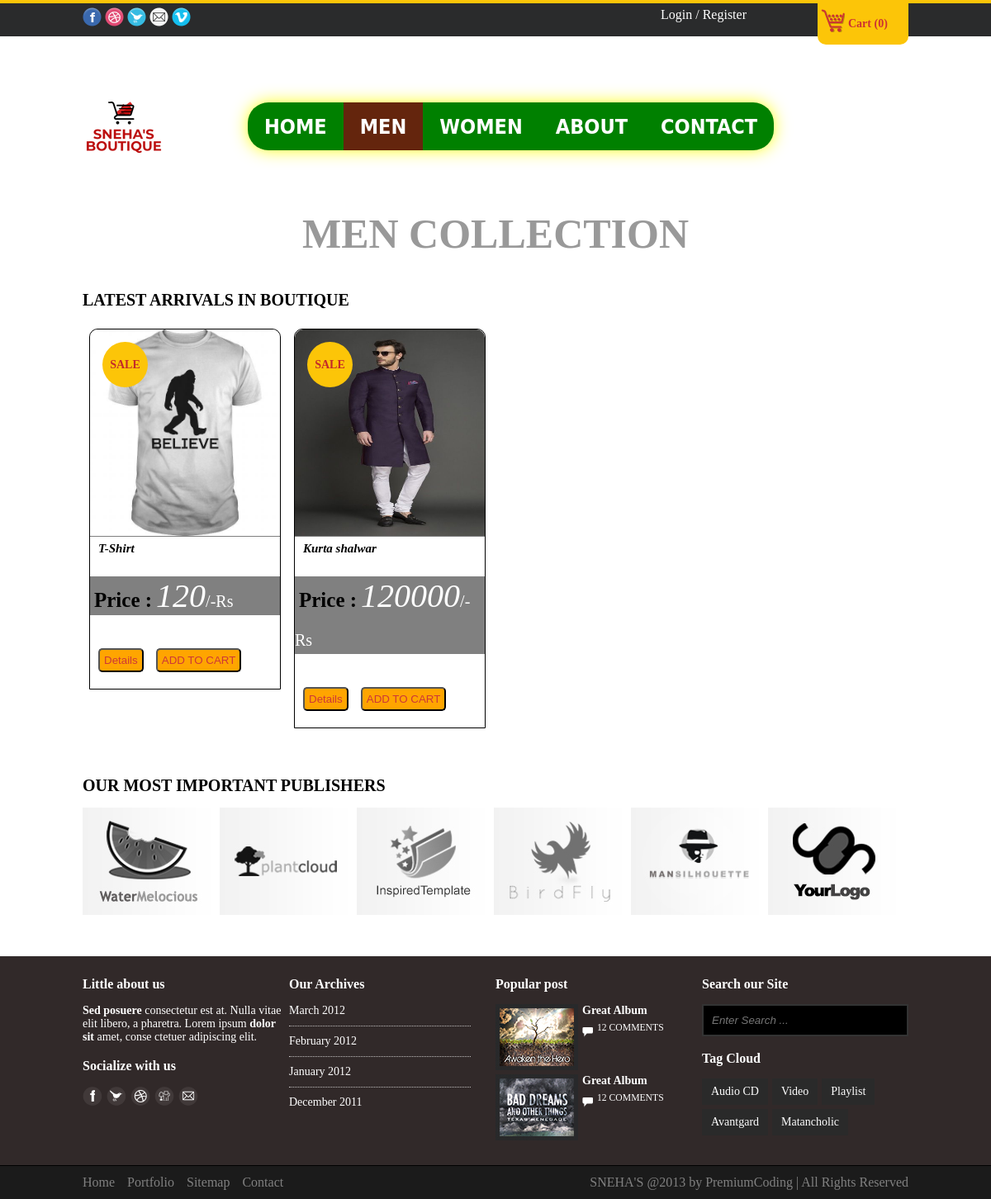
Page /men.php on the committed database.
### tables this page shows
CREATE TABLE `products` (
  `product_id` int(11) NOT NULL,
  `brand_id` int(40) NOT NULL,
  `cat_id` int(40) NOT NULL,
  `product_title` varchar(40) NOT NULL,
  `product_img` varchar(255) NOT NULL,
  `product_price` varchar(40) NOT NULL,
  `product_desc` text NOT NULL,
  `rating_img1` varchar(40) NOT NULL,
  `rating_img2` varchar(40) NOT NULL,
  `rating_img3` varchar(40) NOT NULL,
  `rating_img4` varchar(40) NOT NULL,
  `rating_img5` varchar(40) NOT NULL
);

### functions/functions.php (the view, shortened to what this page needs)
		<?php
				$conn=mysqli_connect('localhost','root','','e_commerce');
function productsformen(){
	global $conn;
				$db="select * from products pr INNER JOIN categories ca ON pr.cat_id=ca.cat_id
				where ca.cat='men' ";
				$run= mysqli_query($conn,$db);
				while($row=mysqli_fetch_array($run)){
					$pro_id=$row['product_id'];
					$pro_title=$row['product_title'];
					$pro_img=$row['product_img'];
					$pro_price=$row['product_price'];
					echo"
					<div class='product_one'>
					<div class='product_img'>
					<img src='admin_area/product_images/$pro_img'>
					<span>SALE</span>
					</div>
					<div class='product_text'>
					<h4><i>$pro_title</i></h4>
					</div>
					<div class='product_price'>
					<div class='price' style='background:grey'>
					<p style='color:black;display:inline-block;font-size:25px;font-weight:bold;margin:0px 5px'>Price :</p><i>$pro_price</i><span>/-Rs</span>
					</div>
					<div class='button'>
						<a href='details.php?add_cart=$pro_id'><input type='submit' name='details' value='Details' ></a>
					</div>
					<div class='button'>
						<a href='index.php?add_cart=$pro_id'><input type='submit' name='submit' value='ADD TO CART' ></a>
					</div>
					</div>
					</div>
					";
				}
}
function countitems(){
	if(isset($_GET['add_cart'])){
	global $conn;
		$ip_add = getRealIpAddr();
	$db = "select * from cart where ip_add='$ip_add' ";
	$run = mysqli_query($conn,$db);
	$count_items = mysqli_num_rows($run);
	echo $count_items;
}
	else{
	global $conn;
		$ip_add = getRealIpAddr();
	$db = "select * from cart where ip_add='$ip_add' ";
	$run = mysqli_query($conn,$db);
	$count_items = mysqli_num_rows($run);
	echo $count_items;
	}
}
function getRealIpAddr()  {
    if ( !empty( $_SERVER['HTTP_CLIENT_IP'] ) )
    {
      $ip = $_SERVER['HTTP_CLIENT_IP'];
    }
    elseif( !empty( $_SERVER['HTTP_X_FORWARDED_FOR'] ) )
    {
      $ip=$_SERVER['HTTP_X_FORWARDED_FOR'];
    }
    else
    {
      $ip = $_SERVER['REMOTE_ADDR'];
    }
    return $ip;
  }
?>

### css/style.css (style rules this page uses)
* { margin: 0; padding: 0; }
body { font-family: verdana; }
.product_one { margin: 8px 8px; float: left; width: 230px; height: auto; background-color: white; padding-bottom: 15px; border: 1px solid black; border-top-left-radius: 10px; border-top-right-radius: 10px; }
.product_img { width: 230px; height: 250px; border-bottom: 1px solid gray; }
.product_img img { width: 100%; height: 250px; border-top-left-radius:10px; border-top-right-radius:10px; }
.product_text { width: 100%; float: left; margin-top: 5px; }
.product_text h4 i { font-size: 15px; font-weight: bolder; margin-left: 10px; }
.product_price { background: brown; }
.price { width: 100%; color:white; font-family: Baskerville, "Palatino Linotype", Palatino, "Century Schoolbook L", "Times New Roman", "serif"; float:right; font-size: 40px; font-weight: lighter; margin:25px 0px 0px 0px; }
.price span { font-size: 20px; }
.button { float: left; margin:40px 5px 5px 10px; }
.button input[type=submit] { padding: 5px; background-color:orange; border-radius: 5px; color: #cd3737; }
.product_one .product_img { position: relative; }
.product_one .product_img span { position: absolute; left: 15px; top: 15px; background-color: #fcc508; color: #c32a2a; text-align: center; width: 55px; height: 55px; border-radius: 50px; line-height: 55px; font-weight: bold; font-size: 14px; }

### rows in the picture
products: product_img (picture), product_title "T-Shirt", product_price "120"
products: product_img (picture), product_title "Kurta shalwar", product_price "120000"

### other values in the picture
$count_items "0"
